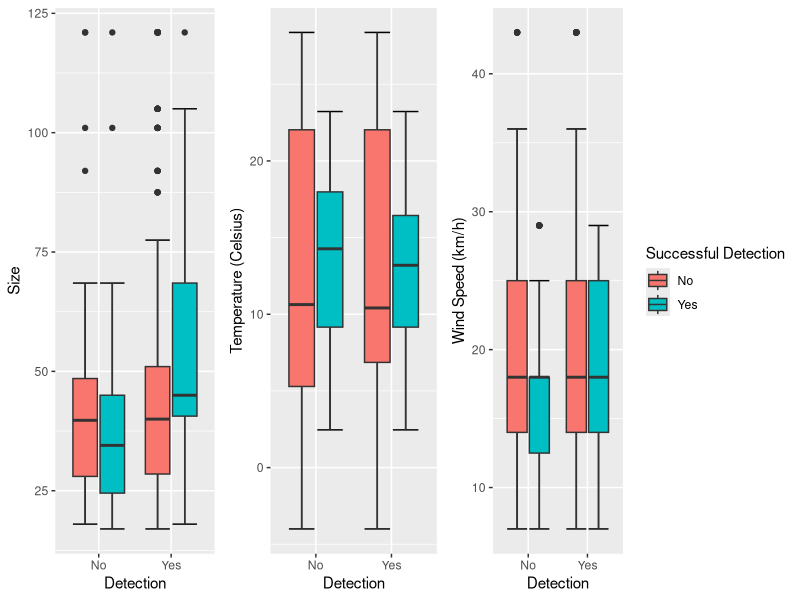
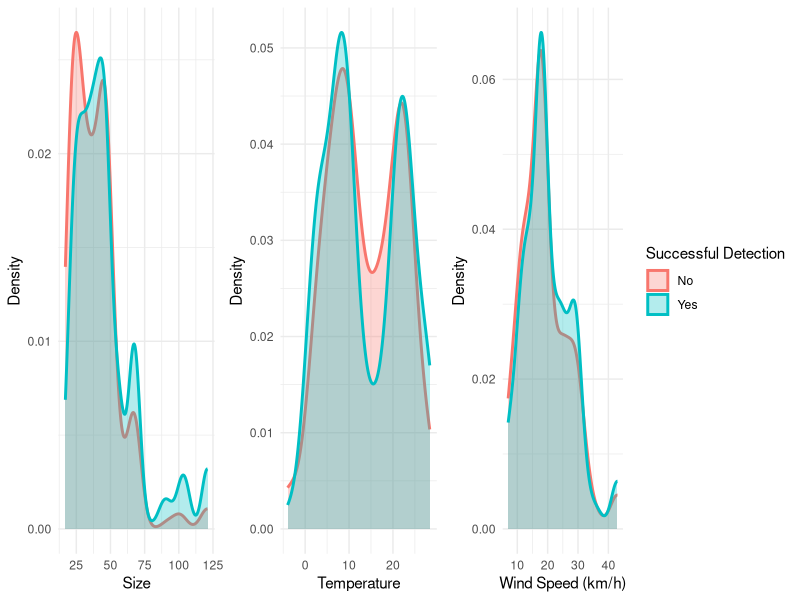
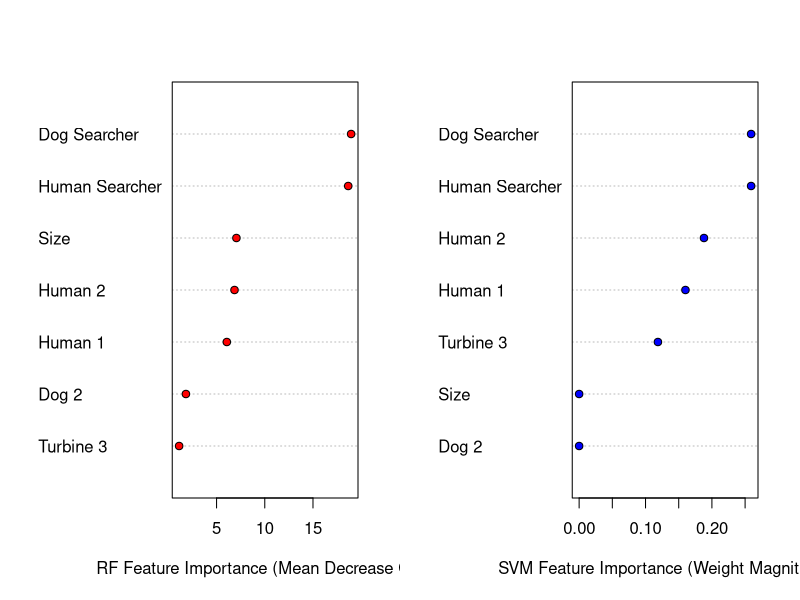

Recreate these plots in R, in order.
## ---- chunk 1
#| message: false
#| echo: false
#| warning: false
library("tidyverse")
library("randomForest")
library("e1071") # needed for classAgreement
library("gridExtra")
library("fastDummies") # for one-hot encoding

df = read.csv("dogWEFdata.csv")

df$detect = factor(df$detect)

df$detect = factor(df$detect, levels = c("0", "1"), labels = c("No", "Yes"))

# Make a table of human vs dog for correct detections or not

density1 = ggplot(df, aes(x=size, color=detect, fill=detect)) +
  geom_density(alpha=0.3, linewidth = 1) + theme_minimal() + 
  theme(legend.position="none") + xlab("Size") + ylab("Density")

density2 = ggplot(df, aes(x=temp, color=detect, fill=detect)) +
  geom_density(alpha=0.3, linewidth = 1) + theme_minimal() + 
  theme(legend.position="none") + xlab("Temperature") + ylab("Density")

density3 = ggplot(df, aes(x=wind, color=detect, fill=detect)) +
  geom_density(alpha=0.3, linewidth = 1) + theme_minimal() + 
  xlab("Wind Speed (km/h)") + ylab("Density") +
  scale_fill_discrete(name = "Successful Detection",
                      labels = c("No", "Yes")) +
  scale_color_discrete(name = "Successful Detection",
                       labels = c("No", "Yes")) 

# Making the boxplots, since these are quite similar as well

boxplot1 = ggplot(df, aes(x=detect, y=size, fill=type)) +
  stat_boxplot(geom = "errorbar") + geom_boxplot() + 
  theme(legend.position="none") + ylab("Size") +
  scale_x_discrete(
    name = "Detection", labels = c("No", "Yes")
  )

boxplot2 = ggplot(df, aes(x=detect, y=temp, fill=type)) +
  stat_boxplot(geom = "errorbar") + geom_boxplot() + 
  theme(legend.position="none") +
  ylab("Temperature (Celsius)") +
  scale_x_discrete(
    name = "Detection", labels = c("No", "Yes")
  )

boxplot3 = ggplot(df, aes(x=detect, y=wind, fill=type)) +
  stat_boxplot(geom = "errorbar") + geom_boxplot() + 
  ylab("Wind Speed (km/h)") +
  scale_x_discrete(
    name = "Detection", labels = c("No", "Yes")
  ) + 
  scale_fill_discrete(name = "Successful Detection", 
                      labels = c("No", "Yes"))

# do one-hot encoding
df = dummy_cols(df, select_columns = c("type", "ind", "turb"),
                remove_first_dummy = FALSE,   
                remove_selected_columns = TRUE) 

# Removing certain columns
df = df %>% select(-c("date", "pc1", "pc2", "pc3"))
#df = df[ , !colnames(df) %in% c("date", "pc1", "pc2", "pc3")]

# Getting a training and test set
set.seed(1)
df_train = df %>%
  group_by(detect) %>%
  slice_sample(prop = 0.80) %>%  
  ungroup()

df_test = df %>%
  anti_join(df_train, by = "id")  

# getting rid of id
df = df %>% select(-id)
df_train = df_train %>% select(-id)
df_test = df_test %>% select(-id)

df_train_mod = df_train %>% select(c(detect, size, type_dog, type_human, ind_d2, ind_h1, ind_h2, turb_t3))
df_test_mod = df_test %>% select(c(detect, size, type_dog, type_human, ind_d2, ind_h1, ind_h2, turb_t3))

# Random Forest #####################################

set.seed(1)
# Using floor(sqrt(7)) = 2 for the number of predictors from the random forests
randomfor = randomForest(detect ~ ., data = df_train_mod, mtry = 2, ntree = 3000,
                         importance = TRUE, type = "class")

rf.pred = predict(randomfor, df_test, type = "class")
table1 = table(df_test$detect, rf.pred)

# Making plots that has better labels than varImpPlot
var_imp = importance(randomfor)

var_imp2 = var_imp[, 4]

new_labels = c("Size", "Dog Searcher", "Human Searcher", "Dog 2", "Human 1", "Human 2", "Turbine 3")

var_imp2_df = data.frame(Variable = new_labels, Importance = var_imp2)

var_imp2_df = var_imp2_df[order(var_imp2_df$Importance), ]

# Support Vector Machines ####################

set.seed(1) 

tune.out = tune(svm, detect ~ ., data = df_train_mod, kernel = "linear", 
                ranges = list(cost = c(0.001, 0.01, 0.1, 1, 5, 10, 100)))

svm_mod = svm(detect ~ ., data = df_train_mod, kernel = "linear", cost = 0.01)

svm.pred = predict(svm_mod, df_test)

table2 = table(df_test$detect, svm.pred)

# first term is the coefficients, the second is the support vectors
w = t(svm_mod$coefs) %*% svm_mod$SV          
# Below represents the Euclidean norm
w = apply(w, 2, function(v){sqrt(sum(v^2))})  # weight
w = sort(w, decreasing = T)

new_labels2 = c("Dog Searcher", "Human Searcher", "Human 2", "Human 1", "Turbine 3", "Size", "Dog 2")
## ---- chunk 2
#| echo: false
#| fig.width: 11
#| fig.height: 3
#| fig-cap: "Boxplots showing the difference in distribution of certain quantitative variables between successful and unsuccessful detections."
grid.arrange(boxplot1, boxplot2, boxplot3, ncol = 3, nrow = 1,
             widths = c(1, 1, 1.6))
## ---- chunk 3
#| echo: false
#| fig.width: 11
#| fig.height: 3
#| fig-cap: "Histograms showing the difference in distribution of certain quantitative variables between successful and unsuccessful detections."
grid.arrange(density1, density2, density3, ncol = 3, nrow = 1,
             widths = c(1, 1, 1.6))
## ---- chunk 4
#| echo: false
#| fig.width: 11
#| fig.height: 4
#| fig-cap: "Dot plots of feature importance for both the RF and the SVM for comparison. A higher value indicates higher importance."
par(mfrow = c(1, 2))
dotchart(var_imp2_df$Importance, labels = var_imp2_df$Variable,
         xlab = "RF Feature Importance (Mean Decrease Gini)", bg = "red")
dotchart(rev(w), labels = rev(new_labels2), xlab = "SVM Feature Importance (Weight Magnitude)",
         bg = "blue")
